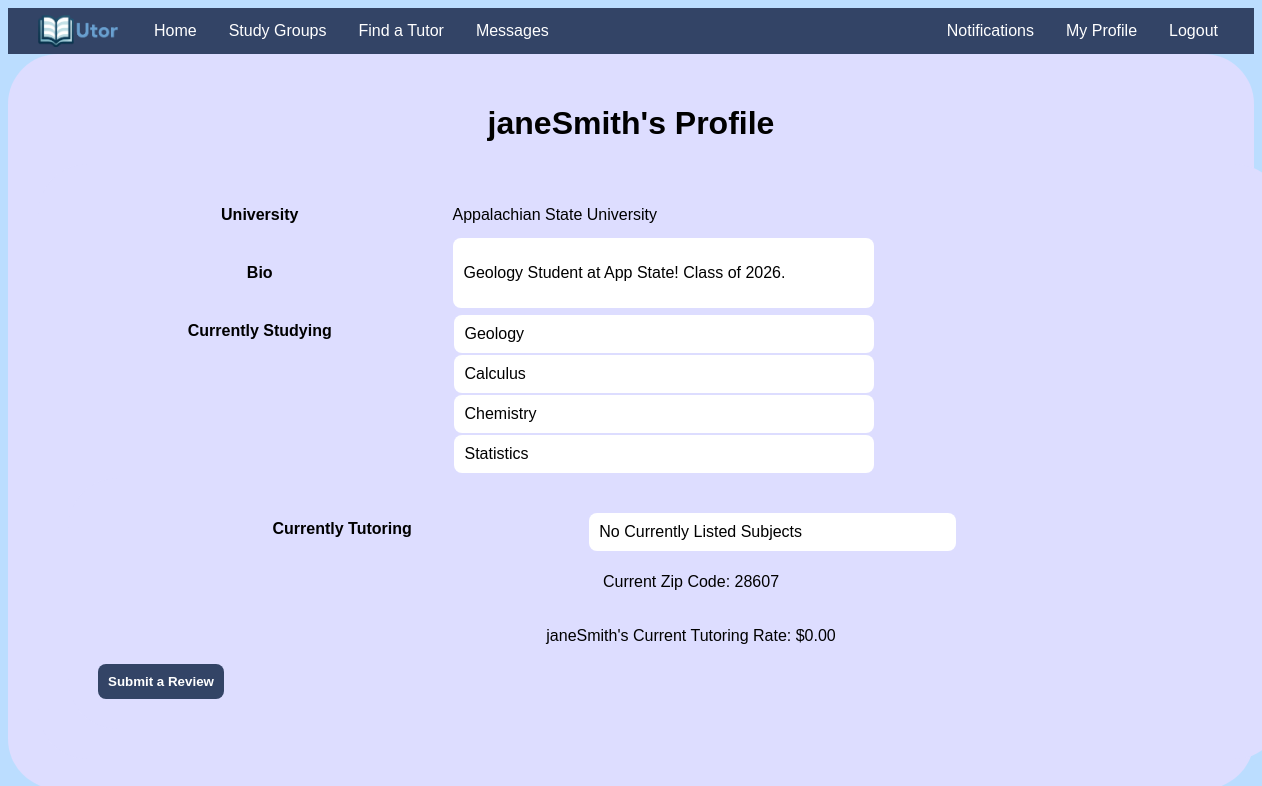
The app's page /profile/janeSmith/ (signed in) with its own data.
### main/models.py (models this page shows, shortened)
class User(AbstractUser):
    tutor_subjects = models.TextField(null=True)
    student_subjects = models.TextField(null=True)
    university = models.ForeignKey(University, on_delete=models.PROTECT, null=True, blank=True)
    bio = models.TextField(default="This user hasn't set their bio")
    is_verified = models.BooleanField(default=False)
    email_key = models.CharField(max_length=50, unique=True)
    tutoring_enabled = models.BooleanField(default=False)
    tutoring_pay = models.DecimalField(null=True, decimal_places=2, max_digits=4, default=0.00)
    average_rating = models.DecimalField(null=True, decimal_places=2, max_digits=3, default=0.00)
    zip_code = models.IntegerField(null=True, default=28607)
    def get_tutor_subjects(self):
        return json.loads(self.tutor_subjects or "[]")
    def get_student_subjects(self):
        return json.loads(self.student_subjects or "[]")
    def has_notifications(self):
        return bool(Notification.objects.filter(user=self))
    def num_notifications(self):
        return len(Notification.objects.filter(user=self))

class University(models.Model):
    name = models.CharField(max_length=150)
    domains = models.TextField(null=True)
    web_pages = models.TextField(null=True)
    country = models.CharField(max_length=50)
    alpha_two_code = models.CharField(max_length=10, null=True)
    state_province = models.CharField(max_length=100,null=True)

### main/misc_utils.py (the view)
    def wrapper(request, *args, **kwargs):
        if not request.user.is_authenticated:
            return redirect("login")
        return target(request, *args, **kwargs)

### main/misc_utils.py (called while the page is built)
def ensure_authenticated(target):
    def wrapper(request, *args, **kwargs):
        if not request.user.is_authenticated:
            return redirect("login")
        return target(request, *args, **kwargs)
    return wrapper

### main/views.py (called while the page is built)
@ensure_authenticated
def profile(request, username):
    usr = get_object_or_404(User, username=username)
    if usr.username != request.user.username:
        return render(request, "tutor_profile.html", context={"user": usr})
    current_user = usr.username
    return render(request, "profile.html", context={"user": usr, "current_user": current_user})

### main/templates/tutor_profile.html (shortened to what this page needs)
{% extends 'base.html' %}
{% load static %}
{% block content %}
<div class="outer">
  <div class="maindiv">
    <div class="center text-center">
      <h1>{{ user.username }}'s Profile</h1>
    </div>
	<div class="maindiv">
		<table>
		<tr>
			<th>University</th>
			<td>{{ user.university.name }}</td>
		</tr>
		<tr>
			<th>Bio</th>
			<td class = "list">
				<div id="bio">
					<p id="bio_text">{{ user.bio }}</p>
				</div>
			</td>
		<tr>
			<th valign=top>Currently Studying</th>
			<td id="subject_list">
			{% for subject in user.get_student_subjects %}
				<div class="list" id="subject_{{ forloop.counter }}">
					<div style="width: 90%;">{{ subject }}</div>
				</div>
			{% endfor %}
			</td>
		</tr>
	</table>
	<div class="{% if user.tutoring_enabled %}maindiv{% else %}hidden{% endif %}" name="tutoring-section">
		<table>
			<tr>
				<th valign=top>Currently Tutoring
				</th>
				<td id="tutoring_list">
				{% if not user.get_tutor_subjects %}
				<div class="list" id="tutoring_{{ forloop.counter }}">
					<div style="width: 90%;">No Currently Listed Subjects</div>
				</div>
				{% endif %}
				</td>
			</tr>
			<tr>
				<td colspan="2" class="text-center">
						<p>Current Zip Code: <span id="zip_code_display">{{ user.zip_code }}</span></p>
				</td>
			</tr>
			<tr>
				<td colspan="2" class="text-center">
					<p>{{ user.username}}'s Current Tutoring Rate: $<span id="pay_display">{{ user.tutoring_pay }}</span></p>
				</td>
			</tr>
		</table>
		<div>
			<form method="post" action='{% url 'review_page' user.username %}'>
				<button class="anchorbutton" type="submit">Submit a Review</button>
			</form>
		</div>
	</div>
  </div>
</div>
{% endblock %}

### main/static/main/style.css (style rules this page uses)
body { background: #BDF; font-family: Tahoma, sans-serif; }
.outer { width: 100%; display: flex; }
.center { width: 100%; display: block; }
.maindiv { width: 100%; display: flex; flex-direction: column; margin: auto; background: #DDF; border-radius: 50px; padding: 30px; }
.form-table td,th { padding: 10px; }
.list { width: 50%; background: #FFF; padding: 10px; border-radius: 8px; margin: 2px; display: flex; flex-direction: horizontal; }
.text-center { text-align: center; }
.anchorbutton { text-decoration: none; font-weight: bold; color: white; padding: 10px; border-radius: 8px; background: #346; }
button.anchorbutton { border: none; cursor: pointer; }
.tutor-table td,th { padding: 10px; }

### records on screen
User: username "janeSmith", university.name "Appalachian State University", bio "Geology Student at App State! Class of 2026.", zip_code "28607", tutoring_pay "0.00"

### other values on screen
{{ subject }} "Geology" "Calculus" "Chemistry" "Statistics"
